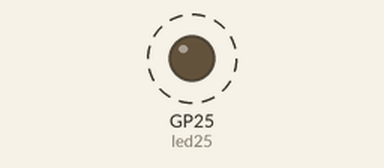
Simulated run of this program. Board: Raspberry Pi Pico running MicroPython. On the bench: output pins drawn as LEDs (lit = HIGH). Dashed ring = blinking. What the program prints to the serial console is not drawn. At 6.0 s the program stops and its outputs stay as they are.

Above: at 0.5 s.
Timing chart, 0 to 4.6 s (numbered marks = the images above):
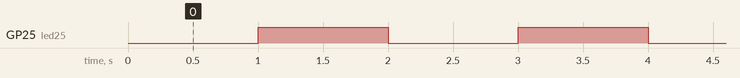

The program:

lesson7_1.py
```python
#自定義funtion.toggle() ->>執行反過來的行為，例:亮->暗 or 暗->亮
# machine module
#載入 Pin 和 Timer 的class(實體)

from machine import Pin, Timer

led25 = Pin("LED", Pin.OUT)

i = 0
def second1(t):
    global i
    led25.toggle()
    print("過1秒")

    i = i + 1
    if (i>=6):
        t.deinit()

tim1 = Timer()
tim1.init(period=1000, callback=second1)
```

Measured:
- by itself, GP25 (led25): alternates HIGH for 1.0 s and LOW for 1.0 s
